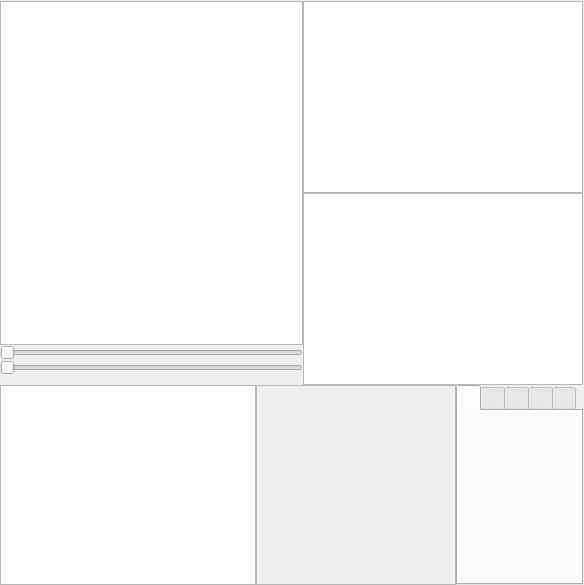
            <widget class="QWidget" name="page_visualize">
             <layout class="QVBoxLayout" name="layout_page_visualize">
              <property name="spacing">
               <number>0</number>
              </property>
              <property name="leftMargin">
               <number>0</number>
              </property>
              <property name="topMargin">
               <number>1</number>
              </property>
              <property name="rightMargin">
               <number>1</number>
              </property>
              <property name="bottomMargin">
               <number>0</number>
              </property>
              <item>
               <layout class="QHBoxLayout" name="horizontalLayout_3">
                <property name="spacing">
                 <number>0</number>
                </property>
                <item>
                 <widget class="QFrame" name="visualize_preview_verticalframe">
                  <layout class="QVBoxLayout" name="verticalLayout_3">
                   <property name="spacing">
                    <number>0</number>
                   </property>
                   <property name="leftMargin">
                    <number>0</number>
                   </property>
                   <property name="topMargin">
                    <number>0</number>
                   </property>
                   <property name="rightMargin">
                    <number>0</number>
                   </property>
                   <property name="bottomMargin">
                    <number>0</number>
                   </property>
                   <item>
                    <widget class="QGraphicsView" name="mainView">
                     <property name="sizePolicy">
                      <sizepolicy hsizetype="Preferred" vsizetype="Expanding">
                       <horstretch>0</horstretch>
                       <verstretch>0</verstretch>
                      </sizepolicy>
                     </property>
                     <property name="layoutDirection">
                      <enum>Qt::LeftToRight</enum>
                     </property>
                    </widget>
                   </item>
                   <item>
                    <widget class="QSlider" name="slider_frame">
                     <property name="orientation">
                      <enum>Qt::Horizontal</enum>
                     </property>
                    </widget>
                   </item>
                   <item>
                    <widget class="QSlider" name="slider_timepoint">
                     <property name="orientation">
                      <enum>Qt::Horizontal</enum>
                     </property>
                    </widget>
                   </item>
                   <item>
                    <widget class="QFrame" name="channelList_frame">
                     <property name="sizePolicy">
                      <sizepolicy hsizetype="Minimum" vsizetype="Minimum">
                       <horstretch>0</horstretch>
                       <verstretch>0</verstretch>
                      </sizepolicy>
                     </property>
                     <property name="minimumSize">
                      <size>
                       <width>10</width>
                       <height>10</height>
                      </size>
                     </property>
                     <property name="styleSheet">
                      <string notr="true">QPushButton {
    color: white;
	border: 1px solid rgb(52, 59, 72);
	border-radius: 2px;	
	background-color: ;
}
QPushButton:hover {
	background-color: rgb(57, 65, 80);
	border: 1px solid rgb(61, 70, 86);
}

QPushButton:pressed {	
	background-color: rgb(35, 40, 49);
	border: 1px solid rgb(43, 50, 61);
}

QPushButton:checked {
	background-color: rgb(83, 168, 89);
}

QPushButton:unchecked {
	background-color: rgb(85, 85, 127);
}</string>
                     </property>
                     <layout class="QHBoxLayout" name="channelList_layout">
                      <property name="spacing">
                       <number>3</number>
                      </property>
                      <property name="leftMargin">
                       <number>0</number>
                      </property>
                      <property name="topMargin">
                       <number>0</number>
                      </property>
                      <property name="rightMargin">
                       <number>0</number>
                      </property>
                      <property name="bottomMargin">
                       <number>0</number>
                      </property>
                     </layout>
                    </widget>
                   </item>
                  </layout>
                 </widget>
                </item>
                <item>
                 <widget class="QFrame" name="verticalFrame_2">
                  <property name="minimumSize">
                   <size>
                    <width>200</width>
                    <height>200</height>
                   </size>
                  </property>
                  <layout class="QVBoxLayout" name="verticalLayout_5">
                   <property name="spacing">
                    <number>0</number>
                   </property>
                   <property name="leftMargin">
                    <number>0</number>
                   </property>
                   <property name="topMargin">
                    <number>0</number>
                   </property>
                   <property name="rightMargin">
                    <number>0</number>
                   </property>
                   <property name="bottomMargin">
                    <number>0</number>
                   </property>
                   <item>
                    <widget class="QGraphicsView" name="topView">
                     <property name="sizePolicy">
                      <sizepolicy hsizetype="Preferred" vsizetype="MinimumExpanding">
                       <horstretch>0</horstretch>
                       <verstretch>0</verstretch>
                      </sizepolicy>
                     </property>
                     <property name="minimumSize">
                      <size>
                       <width>280</width>
                       <height>0</height>
                      </size>
                     </property>
                    </widget>
                   </item>
                   <item>
                    <widget class="QGraphicsView" name="leftView">
                     <property name="sizePolicy">
                      <sizepolicy hsizetype="Preferred" vsizetype="MinimumExpanding">
                       <horstretch>0</horstretch>
                       <verstretch>0</verstretch>
                      </sizepolicy>
                     </property>
                     <property name="minimumSize">
                      <size>
                       <width>280</width>
                       <height>0</height>
                      </size>
                     </property>
                    </widget>
                   </item>
                  </layout>
                 </widget>
                </item>
               </layout>
              </item>
              <item>
               <widget class="QFrame" name="horizontalFrame_2">
                <property name="sizePolicy">
                 <sizepolicy hsizetype="Preferred" vsizetype="Fixed">
                  <horstretch>0</horstretch>
                  <verstretch>0</verstretch>
                 </sizepolicy>
                </property>
                <property name="minimumSize">
                 <size>
                  <width>0</width>
                  <height>200</height>
                 </size>
                </property>
                <layout class="QHBoxLayout" name="horizontalLayout_5">
                 <property name="spacing">
                  <number>0</number>
                 </property>
                 <property name="leftMargin">
                  <number>0</number>
                 </property>
                 <property name="topMargin">
                  <number>0</number>
                 </property>
                 <property name="rightMargin">
                  <number>0</number>
                 </property>
                 <property name="bottomMargin">
                  <number>0</number>
                 </property>
                 <item>
                  <widget class="QListWidget" name="visualize_listFunctions"/>
                 </item>
                 <item>
                  <widget class="QFrame" name="frame">
                   <property name="minimumSize">
                    <size>
                     <width>200</width>
                     <height>0</height>
                    </size>
                   </property>
                   <property name="frameShape">
                    <enum>QFrame::StyledPanel</enum>
                   </property>
                   <property name="frameShadow">
                    <enum>QFrame::Raised</enum>
                   </property>
                  </widget>
                 </item>
                 <item>
                  <widget class="QTabWidget" name="tabWidget">
                   <property name="maximumSize">
                    <size>
                     <width>280</width>
                     <height>16777215</height>
                    </size>
                   </property>
                   <widget class="QWidget" name="tabWidgetPage1">
                    <attribute name="title">
                     <string/>
                    </attribute>
                   </widget>
                   <widget class="QWidget" name="tabWidgetPage2">
                    <attribute name="title">
                     <string/>
                    </attribute>
                   </widget>
                   <widget class="QWidget" name="tabWidgetPage3">
                    <attribute name="title">
                     <string/>
                    </attribute>
                   </widget>
                   <widget class="QWidget" name="tabWidgetPage4">
                    <attribute name="title">
                     <string/>
                    </attribute>
                   </widget>
                   <widget class="QWidget" name="tabWidgetPage5">
                    <attribute name="title">
                     <string/>
                    </attribute>
                   </widget>
                  </widget>
                 </item>
                </layout>
               </widget>
              </item>
             </layout>
            </widget>
